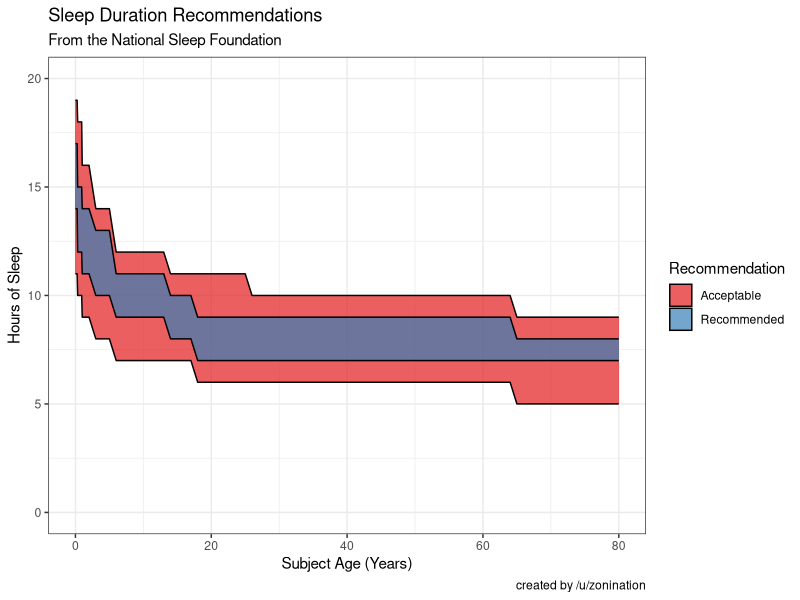
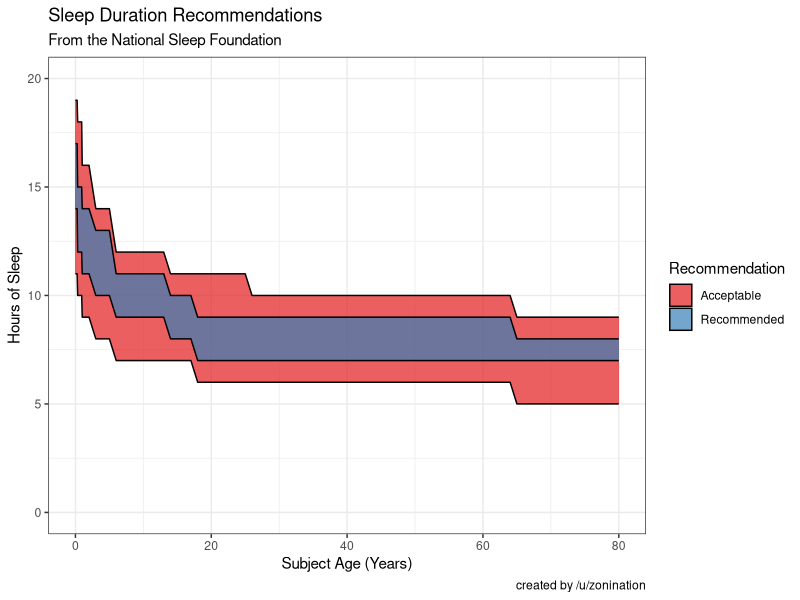

Write the R code that produced these figures, in order.
# Load library, set working directory, load data
# setwd("C:/path/to/file") # Uncomment to activate
sleep <- read.csv("sleep.csv")
# Source: https://sleepfoundation.org/media-center/press-release/national-sleep-foundation-recommends-new-sleep-times
library(ggplot2)
library(reshape2)

ggplot(sleep)+
  geom_ribbon(aes(x=age,ymin=min,ymax=max,fill=Recommendation),alpha=.7,color="black")+
  scale_fill_brewer(palette="Set1")+
  scale_y_continuous(limits=c(0,20))+
  labs(title="Sleep Duration Recommendations",
       subtitle="From the National Sleep Foundation",
       x="Subject Age (Years)",
       y="Hours of Sleep",
       caption="created by /u/zonination")+
  theme_bw()
ggsave("Sleep.png",height=6, width=10, type="cairo-png", dpi=120)